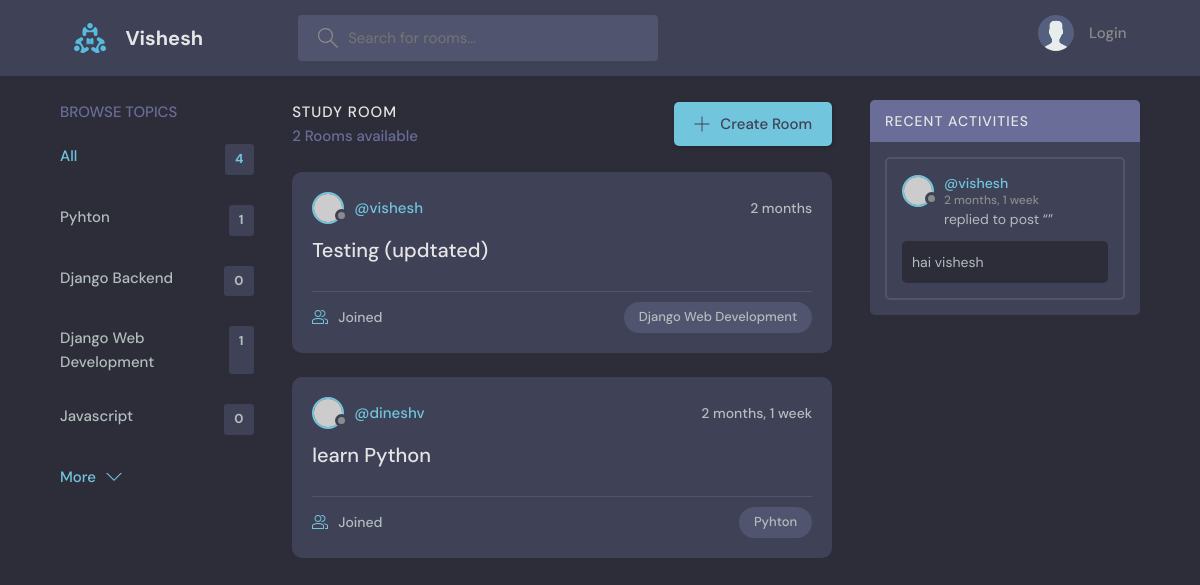
The app's page /, older data.
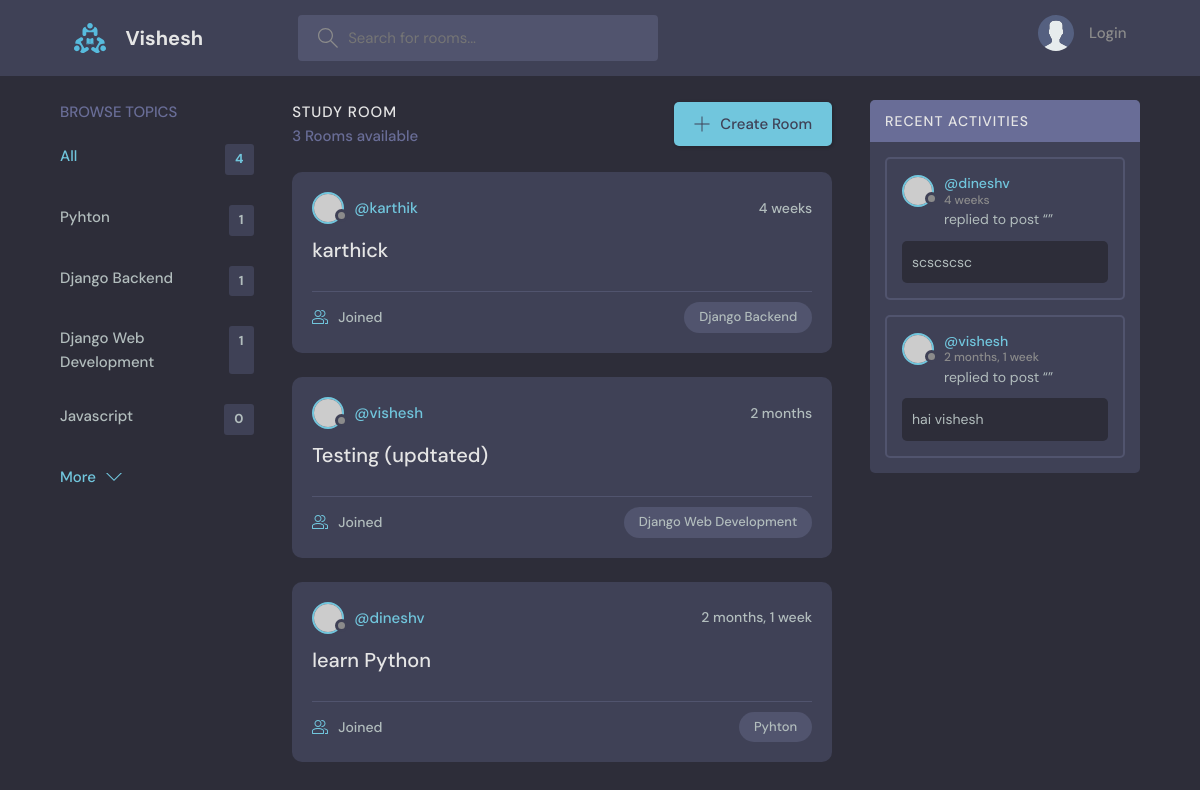
The same page, newer data.
### base/models.py (models this page shows, shortened)
class Heading(models.Model):
    name = models.CharField(max_length=200)

class Space(models.Model):
    host = models.ForeignKey(User, on_delete=models.SET_NULL, null=True)
    heading = models.ForeignKey(Heading, on_delete=models.SET_NULL, null=True)
    name = models.CharField(max_length=200)
    description = models.TextField(null = True, blank = True)
    participants = models.ManyToManyField(User, related_name= 'participants', blank = True)
    updated = models.DateTimeField(auto_now = True)
    created = models.DateTimeField(auto_now_add = True)
    class Meta:
        ordering = ['-updated', '-created']

class Communicate(models.Model):
    user = models.ForeignKey(User, on_delete=models.CASCADE)
    space = models.ForeignKey(Space, on_delete=models.CASCADE)
    body = models.TextField()
    updated = models.DateTimeField(auto_now = True)
    created = models.DateTimeField(auto_now_add = True)
    class Meta:
        ordering = ['-updated', '-created']

### base/views.py (the view)
# urls.py: path('', views.home, name="home"),
def home(request):
 q = request.GET.get('q') if request.GET.get('q') != None else ''
 spaces = Space.objects.filter(
    Q(heading__name__icontains=q) |
    Q(name__icontains=q) |
    Q(description__icontains=q)
    )
 headings = Heading.objects.all()
 space_count = spaces.count()
 space_messages = Communicate.objects.filter(Q(space__heading__name__icontains=q))
 context = {'spaces': spaces, 'headings': headings, 'space_count': space_count, 'space_messages': space_messages}
 return render(request, 'base/home.html', context)

### base/templates/base/home.html (shortened to what this page needs)
{% extends 'main.html' %}
{% block content %}
    <main class="layout layout--3">
      <div class="container">
        {% include 'base/heading_component.html' %}
        <div class="roomList">
          <div class="roomList__header">
            <div>
              <h2>Study Room</h2>
              <p>{{space_count}} Rooms available</p>
            </div>
            <a class="btn btn--main" href="{% url 'create-space' %}">
              <svg version="1.1" xmlns="http://www.w3.org/2000/svg" width="32" height="32" viewBox="0 0 32 32">
                <title>add</title>
                <path
                  d="M16.943 0.943h-1.885v14.115h-14.115v1.885h14.115v14.115h1.885v-14.115h14.115v-1.885h-14.115v-14.115z"
                ></path>
              </svg>
              Create Room
            </a>
          </div>
          {% include 'base/feed_component.html' %}
        </div>
        {% include 'base/activity_component.html' %}
      </div>
    </main>
{% endblock %}

### base/templates/base/heading_component.html
<div class="topics">
  <div class="topics__header">
    <h2>Browse Topics</h2>
  </div>
  <ul class="topics__list">
    <li>
      <a href="{% url 'home' %}" class="active">All <span>{{headings.count}}</span></a>
    </li>
    {% for heading in headings %}
    <li>
      <a href="{% url 'home' %}?q={{heading.name}}">{{heading.name}}<span>{{heading.space_set.all.count}}</span></a>
    </li>
    {% endfor %}
  </ul>
  <a class="btn btn--link" href="topics.html">
    More
    <svg version="1.1" xmlns="http://www.w3.org/2000/svg" width="32" height="32" viewBox="0 0 32 32">
      <title>chevron-down</title>
      <path d="M16 21l-13-13h-3l16 16 16-16h-3l-13 13z"></path>
    </svg>
  </a>
</div>

### base/templates/base/feed_component.html (shortened to what this page needs)
{% for space in spaces %}
<div class="roomListRoom">
  <div class="roomListRoom__header">
    <a href="{% url 'user-profile' space.host.id %}" class="roomListRoom__author">
      <div class="avatar avatar--small">
        <img src="https://randomuser.me/api/portraits/women/11.jpg" />
      </div>
      <span>@{{space.host.username}}</span>
    </a>
    <div class="roomListRoom__actions">
      <span>{{space.created|timesince}}</span>
    </div>
  </div>
  <div class="roomListRoom__content">
    <a href="{% url 'space' space.id %}">{{space.name}}</a>
  </div>
  <div class="roomListRoom__meta">
    <a href="{% url 'space' space.id %}" class="roomListRoom__joined">
      {{room.participants.all.count}} Joined
    </a>
    <p class="roomListRoom__topic">{{space.heading.name}}</p>
  </div>
</div>
{% endfor %}

### base/templates/base/activity_component.html (shortened to what this page needs)
<div class="activities">
  <div class="activities__header">
    <h2>Recent Activities</h2>
  </div>
  {% for message in space_messages %}
  <div class="activities__box">
    <div class="activities__boxHeader roomListRoom__header">
      <a href="{% url 'user-profile' message.user.id %}" class="roomListRoom__author">
        <div class="avatar avatar--small">
          <img src="https://randomuser.me/api/portraits/women/11.jpg" />
        </div>
        <p>
          @{{message.user}}
          <span>{{message.created|timesince}}</span>
        </p>
      </a>
    </div>
    <div class="activities__boxContent">
      <p>replied to post “<a href="{% url 'space' message.space.id%}">{{message.name}}</a>”</p>
      <div class="activities__boxRoomContent">
           {{message.body}}
      </div>
    </div>
  </div>
  {% endfor %}
</div>

Row changes from the older to the newer data that the page shows:
computed for Heading "Django Backend": space_set.all.count "0" → "1"
added Space: host.username "karthik", created "4 weeks", name "karthick", heading.name "Django Backend"
added Communicate: user "dineshv", created "4 weeks", body "scscscsc"
Text that changed along with them:
{{ space_count }}: "2" → "3"
